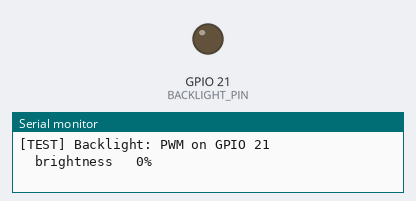
Bench run of a sketch on a simulated ESP32. On the bench: output pins drawn as LEDs (lit = HIGH), the last lines printed to the serial monitor.

Above: at 0.6 s.
At 6.6 s:
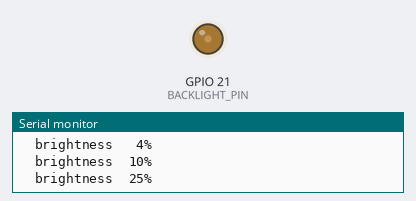
At 8.6 s:
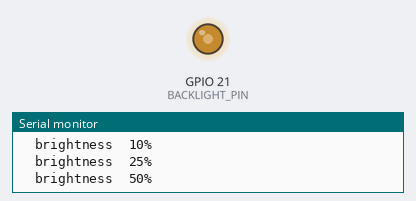
At 18.7 s:
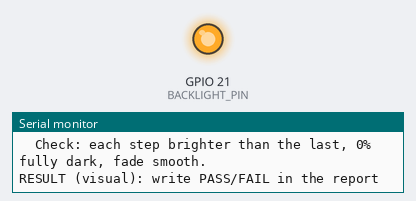
Timing chart, 0 to 20.2 s (numbered marks = the images above):
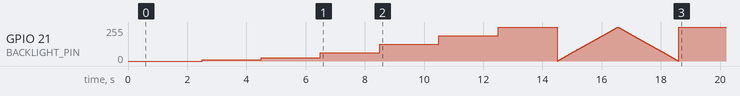

The sketch:

test_backlight.ino
```cpp
// ============================================================
// HW unit test: backlight brightness (PWM on GPIO 21).
//
// What it checks
//   The backlight follows the PWM duty cycle used by Settings ->
//   Brightness and by power saving (dim / screen off):
//   0% (off), 4% (the firmware's minimum), 10%, 25%, 50%, 75%, 100%.
//   Each step is held for 2 s. Then a smooth fade up and down.
//
// PASS (visual): every step is visibly brighter than the one before,
// 0% is fully dark, no flicker at any level.
// Uses the same PWM settings as main/src/settings/settings.h.
// ============================================================
#define BACKLIGHT_PIN 21
#define PWM_FREQ 5000
#define PWM_RES 8  // 0..255

const int percents[] = {0, 4, 10, 25, 50, 75, 100};

void setPercent(int percent) {
  ledcWrite(BACKLIGHT_PIN, map(percent, 0, 100, 0, 255));
}

void setup() {
  Serial.begin(115200);
  delay(500);
  Serial.println();
  Serial.println("[TEST] Backlight: PWM on GPIO 21");
  if (!ledcAttach(BACKLIGHT_PIN, PWM_FREQ, PWM_RES)) {
    Serial.println("  could not attach PWM to GPIO 21");
    Serial.println("RESULT: FAIL");
    return;
  }
  for (int p : percents) {
    Serial.printf("  brightness %3d%%\n", p);
    setPercent(p);
    delay(2000);
  }
  Serial.println("  fade 0 -> 100 -> 0 % (should be smooth, no flicker)");
  for (int v = 0; v <= 255; v++) { ledcWrite(BACKLIGHT_PIN, v); delay(8); }
  for (int v = 255; v >= 0; v--) { ledcWrite(BACKLIGHT_PIN, v); delay(8); }
  setPercent(100);
  Serial.println("  Check: each step brighter than the last, 0% fully dark, fade smooth.");
  Serial.println("RESULT (visual): write PASS/FAIL in the report");
}

void loop() {}
```
